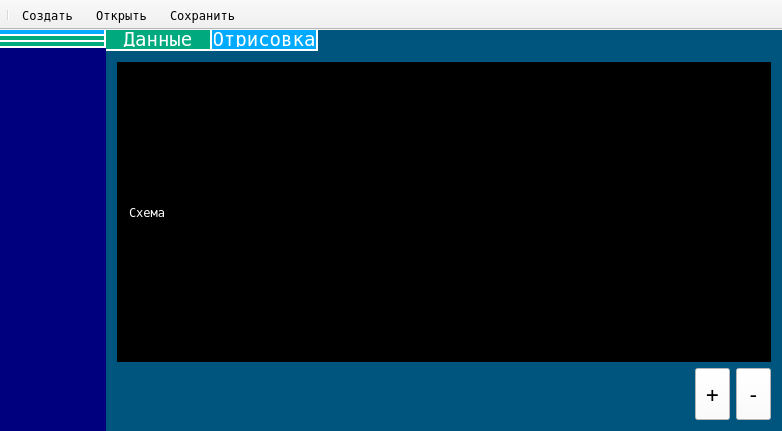
<?xml version="1.0" encoding="UTF-8"?>
<ui version="4.0">
 <class>SSopromatCAD</class>
 <widget class="QMainWindow" name="SSopromatCAD">
  <property name="geometry">
   <rect>
    <x>0</x>
    <y>0</y>
    <width>782</width>
    <height>431</height>
   </rect>
  </property>
  <property name="windowTitle">
   <string>SSopromatCAD</string>
  </property>
  <property name="styleSheet">
   <string notr="true">QWidget
{
	font-family: DejaVu Sans Mono;
}
QMainWindow, QWidget#centralWidget, QWidget#twMainWindow, QWidget#twPreproccessor
{
	border: none;
}

QWidget#centralWidget
{
	background-color: rgb(0, 0, 127);
}

QWidget#tabPreproccessor, QWidget#tabProccessor, QWidget#tabPostproccessor,
QWidget#tabPreData, QWidget#tabPreView,  QWidget#sawPreData
{
	background-color: rgb(0, 85, 127);
	border: none;
}
QTabBar::tab
 {
	width: 100px;
	background-color: rgb(0, 170, 127);
    padding: 2px;
	color: rgb(255,255,255);
	font-size: 14pt;
	border-bottom: 2px solid white;
	border-right: 2px solid white
}
QTabBar#twPreproccessor::tab
{
	height: 50px;
}

QTabBar::tab:selected, QTabBar::tab:hover 
{
   	background-color: rgb(85, 255, 127);
}

QTabBar::tab:selected 
{
	background-color: rgb(0, 170, 255);
}

QPushButton
{
	height:50px;
	font-size: 16pt;
	background-color: rgb(255, 255, 255);
	padding-left: 10px;
	padding-right: 10px;	
}</string>
  </property>
  <widget class="QWidget" name="centralWidget">
   <layout class="QVBoxLayout" name="verticalLayout">
    <property name="leftMargin">
     <number>0</number>
    </property>
    <property name="topMargin">
     <number>0</number>
    </property>
    <property name="rightMargin">
     <number>0</number>
    </property>
    <property name="bottomMargin">
     <number>0</number>
    </property>
    <item>
     <widget class="QTabWidget" name="twMainWindow">
      <property name="styleSheet">
       <string notr="true"/>
      </property>
      <property name="tabPosition">
       <enum>QTabWidget::West</enum>
      </property>
      <property name="tabShape">
       <enum>QTabWidget::Rounded</enum>
      </property>
      <property name="currentIndex">
       <number>0</number>
      </property>
      <property name="iconSize">
       <size>
        <width>50</width>
        <height>50</height>
       </size>
      </property>
      <property name="elideMode">
       <enum>Qt::ElideMiddle</enum>
      </property>
      <property name="usesScrollButtons">
       <bool>false</bool>
      </property>
      <widget class="QWidget" name="tabPreproccessor">
       <attribute name="icon">
        <iconset resource="recourses.qrc">
         <normaloff>:/icon/resource/preproccessor.png</normaloff>:/icon/resource/preproccessor.png</iconset>
       </attribute>
       <attribute name="title">
        <string/>
       </attribute>
       <attribute name="toolTip">
        <string>Препроцессор</string>
       </attribute>
       <layout class="QVBoxLayout" name="verticalLayout_3">
        <property name="leftMargin">
         <number>0</number>
        </property>
        <property name="topMargin">
         <number>0</number>
        </property>
        <property name="rightMargin">
         <number>0</number>
        </property>
        <property name="bottomMargin">
         <number>0</number>
        </property>
        <item>
         <widget class="QTabWidget" name="twPreproccessor">
          <property name="currentIndex">
           <number>1</number>
          </property>
          <widget class="QWidget" name="tabPreData">
           <attribute name="title">
            <string>Данные</string>
           </attribute>
           <layout class="QVBoxLayout" name="verticalLayout_4">
            <property name="leftMargin">
             <number>0</number>
            </property>
            <property name="topMargin">
             <number>0</number>
            </property>
            <property name="rightMargin">
             <number>0</number>
            </property>
            <property name="bottomMargin">
             <number>0</number>
            </property>
            <item>
             <widget class="QScrollArea" name="saPreData">
              <property name="widgetResizable">
               <bool>true</bool>
              </property>
              <widget class="QWidget" name="sawPreData">
               <property name="geometry">
                <rect>
                 <x>0</x>
                 <y>0</y>
                 <width>653</width>
                 <height>520</height>
                </rect>
               </property>
               <layout class="QVBoxLayout" name="verticalLayout_2">
                <item>
                 <layout class="QHBoxLayout" name="hl1">
                  <property name="topMargin">
                   <number>10</number>
                  </property>
                  <item>
                   <spacer name="horizontalSpacer">
                    <property name="orientation">
                     <enum>Qt::Horizontal</enum>
                    </property>
                    <property name="sizeHint" stdset="0">
                     <size>
                      <width>40</width>
                      <height>20</height>
                     </size>
                    </property>
                   </spacer>
                  </item>
                  <item>
                   <widget class="QLabel" name="lCountNode">
                    <property name="font">
                     <font>
                      <family>DejaVu Sans Mono</family>
                      <pointsize>14</pointsize>
                     </font>
                    </property>
                    <property name="styleSheet">
                     <string notr="true">color: white;</string>
                    </property>
                    <property name="text">
                     <string>Количество узлов:</string>
                    </property>
                   </widget>
                  </item>
                  <item>
                   <widget class="QSpinBox" name="sbCountNode">
                    <property name="font">
                     <font>
                      <family>DejaVu Sans Mono</family>
                      <pointsize>14</pointsize>
                     </font>
                    </property>
                   </widget>
                  </item>
                 </layout>
                </item>
                <item>
                 <layout class="QHBoxLayout" name="hl2">
                  <property name="topMargin">
                   <number>10</number>
                  </property>
                  <item>
                   <widget class="QTableWidget" name="twNode">
                    <property name="minimumSize">
                     <size>
                      <width>120</width>
                      <height>150</height>
                     </size>
                    </property>
                    <property name="maximumSize">
                     <size>
                      <width>120</width>
                      <height>16777215</height>
                     </size>
                    </property>
                    <property name="selectionMode">
                     <enum>QAbstractItemView::SingleSelection</enum>
                    </property>
                    <property name="sortingEnabled">
                     <bool>true</bool>
                    </property>
                    <column>
                     <property name="text">
                      <string>x</string>
                     </property>
                    </column>
                   </widget>
                  </item>
                  <item>
                   <widget class="QTableWidget" name="twSupport">
                    <property name="minimumSize">
                     <size>
                      <width>0</width>
                      <height>150</height>
                     </size>
                    </property>
                    <property name="selectionMode">
                     <enum>QAbstractItemView::SingleSelection</enum>
                    </property>
                    <property name="sortingEnabled">
                     <bool>true</bool>
                    </property>
                    <column>
                     <property name="text">
                      <string>A</string>
                     </property>
                    </column>
                    <column>
                     <property name="text">
                      <string>E</string>
                     </property>
                    </column>
                    <column>
                     <property name="text">
                      <string>G</string>
                     </property>
                    </column>
                   </widget>
                  </item>
                 </layout>
                </item>
                <item>
                 <layout class="QHBoxLayout" name="hl3">
                  <property name="topMargin">
                   <number>10</number>
                  </property>
                  <item>
                   <layout class="QVBoxLayout" name="verticalLayout_8">
                    <property name="topMargin">
                     <number>0</number>
                    </property>
                    <item>
                     <layout class="QHBoxLayout" name="horizontalLayout">
                      <property name="topMargin">
                       <number>10</number>
                      </property>
                      <item>
                       <spacer name="horizontalSpacer_2">
                        <property name="orientation">
                         <enum>Qt::Horizontal</enum>
                        </property>
                        <property name="sizeHint" stdset="0">
                         <size>
                          <width>40</width>
                          <height>20</height>
                         </size>
                        </property>
                       </spacer>
                      </item>
                      <item>
                       <widget class="QLabel" name="lCountF">
                        <property name="font">
                         <font>
                          <family>DejaVu Sans Mono</family>
                          <pointsize>14</pointsize>
                         </font>
                        </property>
                        <property name="styleSheet">
                         <string notr="true">color: white;</string>
                        </property>
                        <property name="text">
                         <string>Количество F</string>
                        </property>
                       </widget>
                      </item>
                      <item>
                       <widget class="QSpinBox" name="sbCountF">
                        <property name="font">
                         <font>
                          <family>DejaVu Sans Mono</family>
                          <pointsize>14</pointsize>
                         </font>
                        </property>
                       </widget>
                      </item>
                     </layout>
                    </item>
                    <item>
                     <layout class="QHBoxLayout" name="horizontalLayout_2">
                      <property name="topMargin">
                       <number>10</number>
                      </property>
                      <item>
                       <widget class="QTableWidget" name="twF">
                        <property name="minimumSize">
                         <size>
                          <width>0</width>
                          <height>150</height>
                         </size>
                        </property>
                        <property name="selectionMode">
                         <enum>QAbstractItemView::SingleSelection</enum>
                        </property>
                        <property name="sortingEnabled">
                         <bool>true</bool>
                        </property>
                        <column>
                         <property name="text">
                          <string>№ узла</string>
                         </property>
                        </column>
                        <column>
                         <property name="text">
                          <string>x F</string>
                         </property>
                        </column>
                        <column>
                         <property name="text">
                          <string>y F</string>
                         </property>
                        </column>
                       </widget>
                      </item>
                     </layout>
                    </item>
                   </layout>
                  </item>
                  <item>
                   <layout class="QVBoxLayout" name="verticalLayout_7">
                    <property name="leftMargin">
                     <number>0</number>
                    </property>
                    <item>
                     <layout class="QHBoxLayout" name="horizontalLayout_3">
                      <property name="topMargin">
                       <number>10</number>
                      </property>
                      <item>
                       <spacer name="horizontalSpacer_3">
                        <property name="orientation">
                         <enum>Qt::Horizontal</enum>
                        </property>
                        <property name="sizeHint" stdset="0">
                         <size>
                          <width>40</width>
                          <height>20</height>
                         </size>
                        </property>
                       </spacer>
                      </item>
                      <item>
                       <widget class="QLabel" name="lCountQ">
                        <property name="font">
                         <font>
                          <family>DejaVu Sans Mono</family>
                          <pointsize>14</pointsize>
                         </font>
                        </property>
                        <property name="styleSheet">
                         <string notr="true">color: white;</string>
                        </property>
                        <property name="text">
                         <string>Количество Q</string>
                        </property>
                       </widget>
                      </item>
                      <item>
                       <widget class="QSpinBox" name="sbCountQ">
                        <property name="font">
                         <font>
                          <family>DejaVu Sans Mono</family>
                          <pointsize>14</pointsize>
                         </font>
                        </property>
                       </widget>
                      </item>
                     </layout>
                    </item>
                    <item>
                     <layout class="QVBoxLayout" name="verticalLayout_6">
                      <property name="topMargin">
                       <number>10</number>
                      </property>
                      <item>
                       <widget class="QTableWidget" name="twQ">
                        <property name="minimumSize">
                         <size>
                          <width>0</width>
                          <height>150</height>
                         </size>
                        </property>
                        <property name="selectionMode">
                         <enum>QAbstractItemView::SingleSelection</enum>
                        </property>
                        <property name="sortingEnabled">
                         <bool>true</bool>
                        </property>
                        <column>
                         <property name="text">
                          <string>№ опоры</string>
                         </property>
                        </column>
                        <column>
                         <property name="text">
                          <string>x Q</string>
                         </property>
                        </column>
                        <column>
                         <property name="text">
                          <string>y Q</string>
                         </property>
                        </column>
                       </widget>
                      </item>
                     </layout>
                    </item>
                   </layout>
                  </item>
                 </layout>
                </item>
                <item>
                 <spacer name="verticalSpacer">
                  <property name="orientation">
                   <enum>Qt::Vertical</enum>
                  </property>
                  <property name="sizeHint" stdset="0">
                   <size>
                    <width>20</width>
                    <height>40</height>
                   </size>
                  </property>
                 </spacer>
                </item>
                <item>
                 <layout class="QHBoxLayout" name="horizontalLayout_4">
                  <property name="topMargin">
                   <number>10</number>
                  </property>
                  <item>
                   <spacer name="horizontalSpacer_4">
                    <property name="orientation">
                     <enum>Qt::Horizontal</enum>
                    </property>
                    <property name="sizeHint" stdset="0">
                     <size>
                      <width>40</width>
                      <height>20</height>
                     </size>
                    </property>
                   </spacer>
                  </item>
                  <item>
                   <widget class="QPushButton" name="bSave">
                    <property name="font">
                     <font>
                      <family>DejaVu Sans Mono</family>
                      <pointsize>16</pointsize>
                      <weight>75</weight>
                      <bold>true</bold>
                     </font>
                    </property>
                    <property name="styleSheet">
                     <string notr="true">background-color: rgba(255,255,255,0.5); color: cyan;</string>
                    </property>
                    <property name="text">
                     <string>СОХРАНИТЬ</string>
                    </property>
                   </widget>
                  </item>
                 </layout>
                </item>
               </layout>
              </widget>
             </widget>
            </item>
           </layout>
          </widget>
          <widget class="QWidget" name="tabPreView">
           <attribute name="title">
            <string>Отрисовка</string>
           </attribute>
           <layout class="QVBoxLayout" name="verticalLayout_5">
            <item>
             <widget class="QScrollArea" name="scrollArea">
              <property name="styleSheet">
               <string notr="true">background-color: rgb(0, 0, 0);
color: rgb(255, 255, 255);</string>
              </property>
              <property name="widgetResizable">
               <bool>true</bool>
              </property>
              <widget class="QWidget" name="scrollAreaWidgetContents">
               <property name="geometry">
                <rect>
                 <x>0</x>
                 <y>0</y>
                 <width>652</width>
                 <height>294</height>
                </rect>
               </property>
               <layout class="QVBoxLayout" name="verticalLayout_9">
                <item>
                 <widget class="QLabel" name="label">
                  <property name="maximumSize">
                   <size>
                    <width>16777215</width>
                    <height>20</height>
                   </size>
                  </property>
                  <property name="text">
                   <string>Схема</string>
                  </property>
                 </widget>
                </item>
                <item>
                 <layout class="QVBoxLayout" name="renderLayout"/>
                </item>
               </layout>
              </widget>
             </widget>
            </item>
            <item>
             <layout class="QHBoxLayout" name="horizontalLayout_5">
              <item>
               <spacer name="horizontalSpacer_5">
                <property name="orientation">
                 <enum>Qt::Horizontal</enum>
                </property>
                <property name="sizeHint" stdset="0">
                 <size>
                  <width>40</width>
                  <height>20</height>
                 </size>
                </property>
               </spacer>
              </item>
              <item>
               <widget class="QPushButton" name="bUpScale">
                <property name="text">
                 <string>+</string>
                </property>
               </widget>
              </item>
              <item>
               <widget class="QPushButton" name="bDownScale">
                <property name="text">
                 <string>-</string>
                </property>
               </widget>
              </item>
             </layout>
            </item>
           </layout>
          </widget>
         </widget>
        </item>
       </layout>
      </widget>
      <widget class="QWidget" name="tabProccessor">
       <attribute name="icon">
        <iconset resource="recourses.qrc">
         <normaloff>:/icon/resource/proccessor.png</normaloff>:/icon/resource/proccessor.png</iconset>
       </attribute>
       <attribute name="title">
        <string/>
       </attribute>
       <attribute name="toolTip">
        <string>Процессор</string>
       </attribute>
      </widget>
      <widget class="QWidget" name="tabPostproccessor">
       <attribute name="icon">
        <iconset resource="recourses.qrc">
         <normaloff>:/icon/resource/postproccessor.png</normaloff>:/icon/resource/postproccessor.png</iconset>
       </attribute>
       <attribute name="title">
        <string/>
       </attribute>
       <attribute name="toolTip">
        <string>Постпроцессор</string>
       </attribute>
      </widget>
     </widget>
    </item>
   </layout>
  </widget>
  <widget class="QToolBar" name="mainToolBar">
   <property name="movable">
    <bool>false</bool>
   </property>
   <attribute name="toolBarArea">
    <enum>TopToolBarArea</enum>
   </attribute>
   <attribute name="toolBarBreak">
    <bool>false</bool>
   </attribute>
   <addaction name="separator"/>
   <addaction name="aCreate"/>
   <addaction name="aOpen"/>
   <addaction name="aSave"/>
  </widget>
  <action name="aOpen">
   <property name="icon">
    <iconset resource="recourses.qrc">
     <normaloff>:/icon/resource/openIcon.png</normaloff>:/icon/resource/openIcon.png</iconset>
   </property>
   <property name="text">
    <string>Открыть</string>
   </property>
  </action>
  <action name="aCreate">
   <property name="icon">
    <iconset resource="recourses.qrc">
     <normaloff>:/icon/resource/newIcon.png</normaloff>:/icon/resource/newIcon.png</iconset>
   </property>
   <property name="text">
    <string>Создать</string>
   </property>
  </action>
  <action name="aSave">
   <property name="icon">
    <iconset resource="recourses.qrc">
     <normaloff>:/icon/resource/saveIcon.png</normaloff>:/icon/resource/saveIcon.png</iconset>
   </property>
   <property name="text">
    <string>Сохранить</string>
   </property>
  </action>
 </widget>
 <layoutdefault spacing="6" margin="11"/>
 <resources>
  <include location="recourses.qrc"/>
 </resources>
 <connections/>
</ui>
